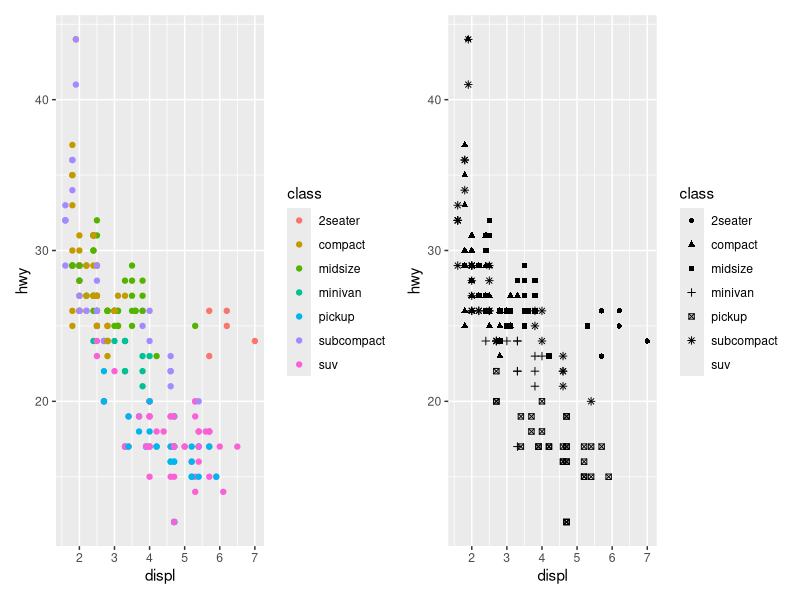
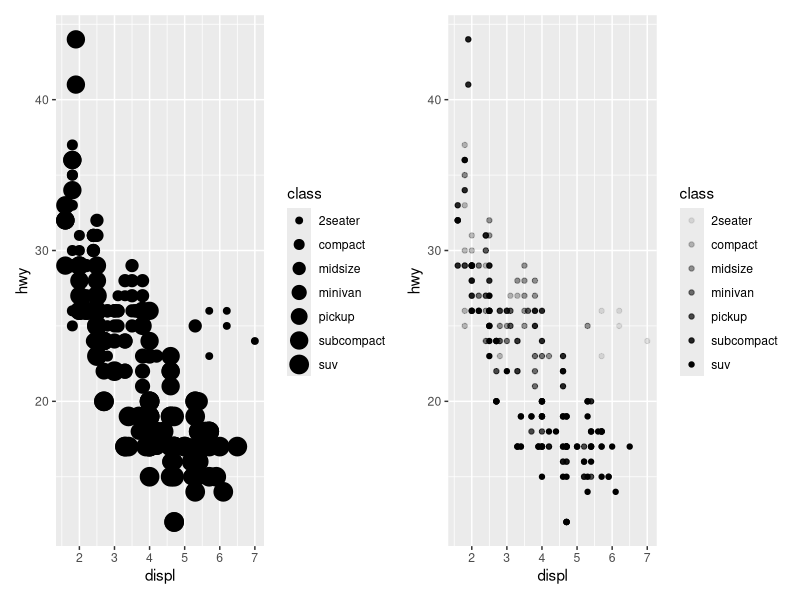
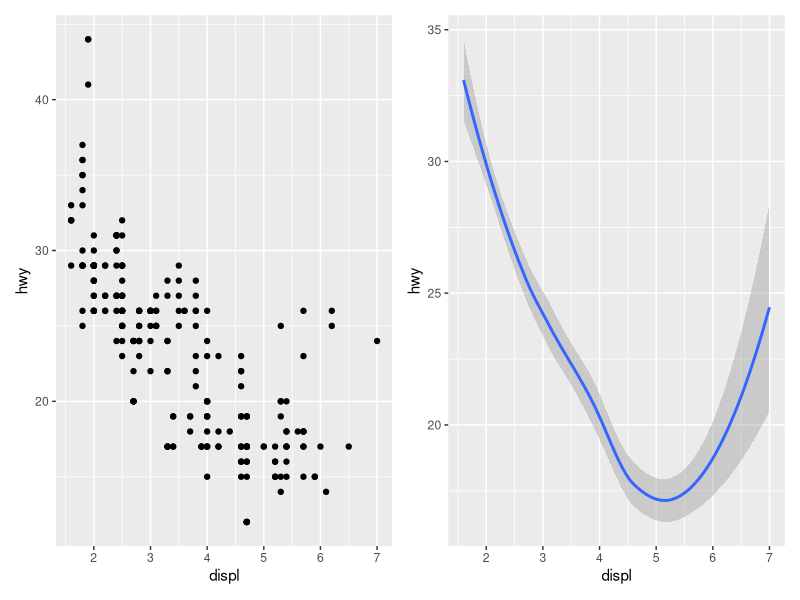
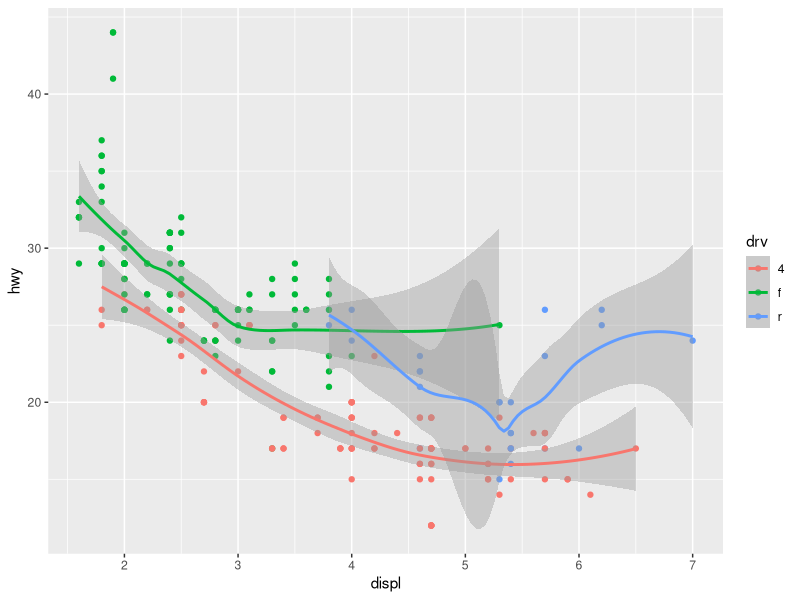
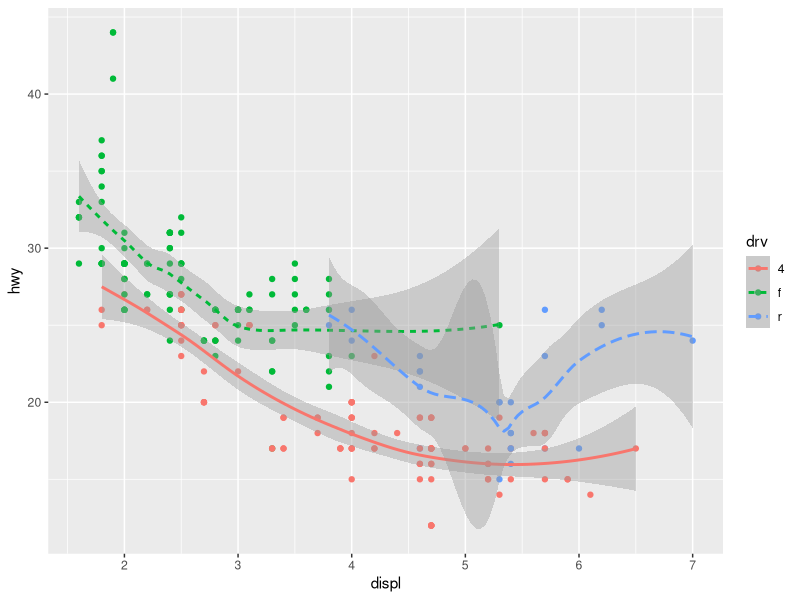
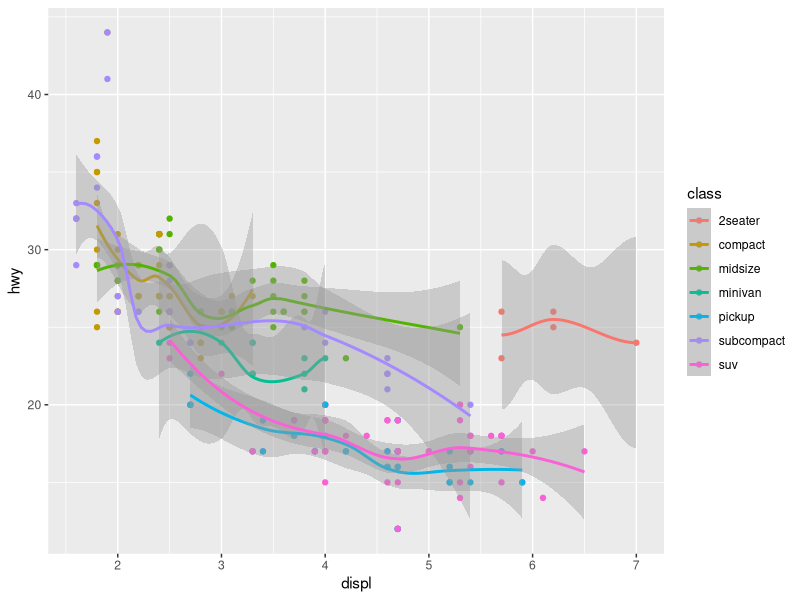
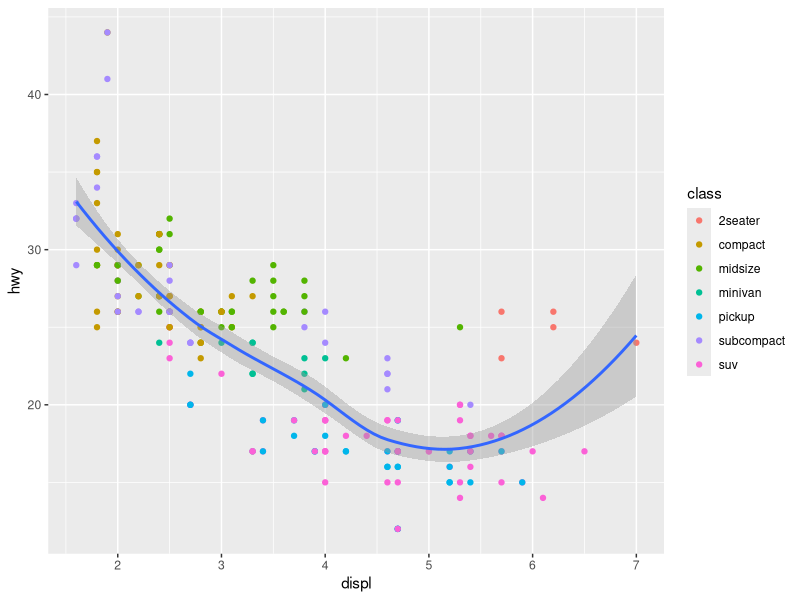
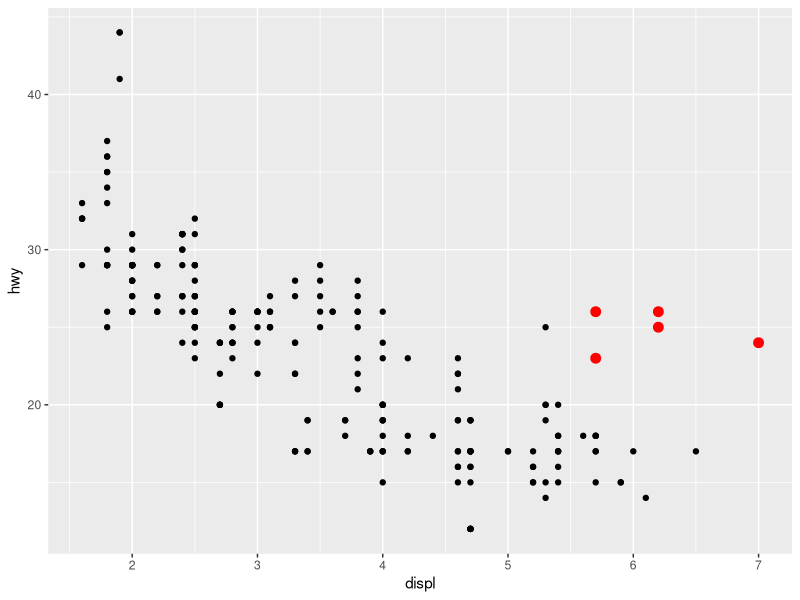

Here is the R script that generated these plots, in order: (Note: this script raises an error after producing the figures.)
#This script accompanies Hadely et al's R for Data Science, Chapter 1 https://r4ds.hadley.nz/data-visualize.html
#This is an introduction to data visualization in R. It covers some basics of R's "grammar of graphics" and static data viz in ggplot2.

#set up packages 
##Note: if you don't have a library installed, you can do so in the Packages tab on RStudio or with the function install.packages("package name here")
library(tidyverse)
library(patchwork)

#set up your working directory 
setwd("C:/Users/YourName/Documents/ClassData")  #example for a PC
setwd("~/Documents/ClassData")  #example for a Mac

#create and view a data frame (in this case, from the tidyverse library)
data <- mpg
glimpse(data)
head(data, n=7)
view(data)


#define the aesthetics of plot spaces
##using colors and symbols to communicate data values
left <- ggplot(data, aes(x = displ, y = hwy, color = class)) +
  geom_point() 
right <- ggplot(data, aes(x = displ, y = hwy, shape = class)) +
  geom_point()
left + right  #use patchwork library to create a side-by-side view

##using size and alpha (transparency) to communicate data values
left <- ggplot(data, aes(x = displ, y = hwy, size = class)) +
  geom_point()
right <- ggplot(data, aes(x = displ, y = hwy, alpha = class)) +
  geom_point()
left + right


#geometric objects
##comparing two types of geom
left <- ggplot(data, aes(x = displ, y = hwy)) + 
  geom_point()
right <- ggplot(data, aes(x = displ, y = hwy)) + 
  geom_smooth()
left + right

##you can define parameters globally in the ggplot() layer and/or locally in the geom layer
ggplot(data, aes(x = displ, y = hwy, color = drv)) + 
  geom_point() +
  geom_smooth()
ggplot(data, aes(x = displ, y = hwy, color = drv)) + 
  geom_point() +
  geom_smooth(aes(linetype = drv))

##here's another global vs. local example
ggplot(data, aes(x = displ, y = hwy, color = class)) + 
  geom_point() + 
  geom_smooth()
ggplot(data, aes(x = displ, y = hwy)) + 
  geom_point(aes(color = class)) + 
  geom_smooth()

##by the same logic, you can use local arguments to override global settings for specific layers 
ggplot(data, aes(x = displ, y = hwy)) + 
  geom_point() + 
  geom_point(
    data = mpg |> filter(class == "2seater"), 
    color = "red",
    shape = "circle",
    size = 3
  ) 



#Facets
##facet_wrap splits the plot into subplots based on a categorical variable
ggplot(data, aes(x = displ, y = hwy)) + 
  geom_point() + 
  facet_wrap(~cyl)

##if you want the grid to compare across two variables, use facet_grid()
ggplot(data, aes(x = displ, y = hwy)) + 
  geom_point() + 
  facet_grid(drv ~ cyl)  ##by default, all graphics will use the same axes

ggplot(mpg, aes(x = displ, y = hwy)) + 
  geom_point() + 
  facet_grid(drv ~ cyl, scales = "free") ## you could modify this to use different axes


#Statistical transformations
##pull a new dataset
data <- diamonds

##bar/column charts
ggplot(data, aes(x = cut)) + 
  geom_bar() ##default uses the count from the dataframe

ggplot(data, aes(x = cut, y = after_stat(prop), group = 1)) + 
  geom_bar() ## this will use the proportion value from the Y variable instead

##customizing the outlines or fill values
left <- ggplot(mpg, aes(x = drv, color = drv)) + 
  geom_bar()
right <- ggplot(mpg, aes(x = drv, fill = drv)) + 
  geom_bar()
left + right

##customizing the position adjustments
left <- ggplot(mpg, aes(x = drv, fill = class)) + 
  geom_bar(alpha = 1/5, position = "identity")  ## identity places each object exactly where it falls in a chart
middle <- ggplot(mpg, aes(x = drv, fill = class)) + 
  geom_bar(position = "fill") ## fill stacks bar segments, along a proportional scale
right < - ggplot(mpg, aes(x = drv, fill = class)) + 
  geom_bar(position = "dodge")   ## dodge splits bars into a side-by-side arrangement
left + middle + right

